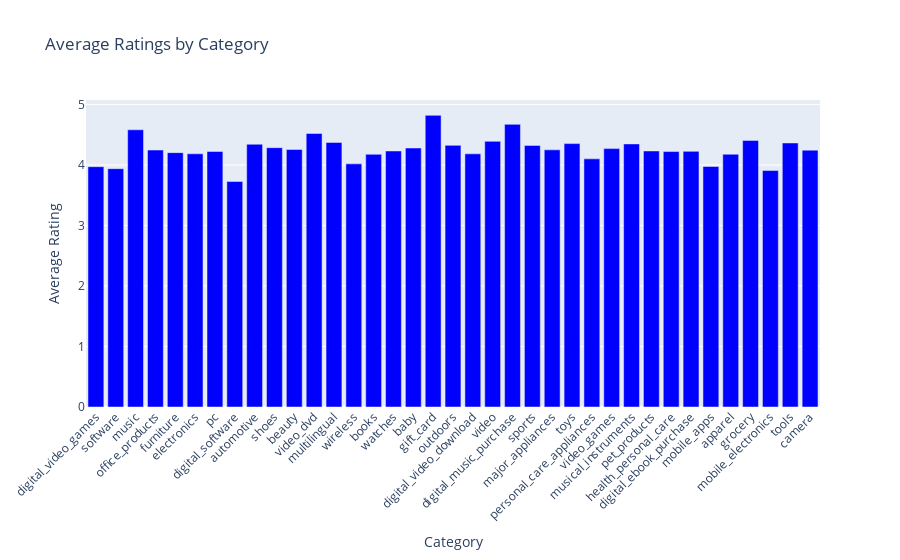

The code cell stored with this chart in its notebook:
### Code cell
fig = px.bar(
    df_avg_ratings_per_category,
    x="category",
    y="avg_rating",
    title="Average Ratings by Category",
    color="category",
)

fig.update_traces(marker_color="blue")
fig.update_layout(showlegend=False)
fig.update_xaxes(title_text="Category", tickangle=-45)
fig.update_yaxes(title_text="Average Rating")


# Display the histogram
fig.show()

### Figure 1 — Plotly figure (JSON) as saved in the notebook; plotly's stock layout.template omitted (floating-point values rounded to 4 significant figures)
{"data": [{"alignmentgroup": "True", "hovertemplate": "category=%{x}<br>avg_rating=%{y}<extra></extra>", "legendgroup": "digital_video_games", "marker": {"color": "blue", "pattern": {"shape": ""}}, "name": "digital_video_games", "offsetgroup": "digital_video_games", "orientation": "v", "showlegend": true, "textposition": "auto", "type": "bar", "x": ["digital_video_games"], "xaxis": "x", "y": [3.971], "yaxis": "y"}, {"alignmentgroup": "True", "hovertemplate": "category=%{x}<br>avg_rating=%{y}<extra></extra>", "legendgroup": "software", "marker": {"color": "blue", "pattern": {"shape": ""}}, "name": "software", "offsetgroup": "software", "orientation": "v", "showlegend": true, "textposition": "auto", "type": "bar", "x": ["software"], "xaxis": "x", "y": [3.939], "yaxis": "y"}, {"alignmentgroup": "True", "hovertemplate": "category=%{x}<br>avg_rating=%{y}<extra></extra>", "legendgroup": "music", "marker": {"color": "blue", "pattern": {"shape": ""}}, "name": "music", "offsetgroup": "music", "orientation": "v", "showlegend": true, "textposition": "auto", "type": "bar", "x": ["music"], "xaxis": "x", "y": [4.581], "yaxis": "y"}, {"alignmentgroup": "True", "hovertemplate": "category=%{x}<br>avg_rating=%{y}<extra></extra>", "legendgroup": "office_products", "marker": {"color": "blue", "pattern": {"shape": ""}}, "name": "office_products", "offsetgroup": "office_products", "orientation": "v", "showlegend": true, "textposition": "auto", "type": "bar", "x": ["office_products"], "xaxis": "x", "y": [4.246], "yaxis": "y"}, {"alignmentgroup": "True", "hovertemplate": "category=%{x}<br>avg_rating=%{y}<extra></extra>", "legendgroup": "furniture", "marker": {"color": "blue", "pattern": {"shape": ""}}, "name": "furniture", "offsetgroup": "furniture", "orientation": "v", "showlegend": true, "textposition": "auto", "type": "bar", "x": ["furniture"], "xaxis": "x", "y": [4.203], "yaxis": "y"}, {"alignmentgroup": "True", "hovertemplate": "category=%{x}<br>avg_rating=%{y}<extra></extra>", "legendgroup": "electronics", "marker": {"color": "blue", "pattern": {"shape": ""}}, "name": "electronics", "offsetgroup": "electronics", "orientation": "v", "showlegend": true, "textposition": "auto", "type": "bar", "x": ["electronics"], "xaxis": "x", "y": [4.184], "yaxis": "y"}, {"alignmentgroup": "True", "hovertemplate": "category=%{x}<br>avg_rating=%{y}<extra></extra>", "legendgroup": "pc", "marker": {"color": "blue", "pattern": {"shape": ""}}, "name": "pc", "offsetgroup": "pc", "orientation": "v", "showlegend": true, "textposition": "auto", "type": "bar", "x": ["pc"], "xaxis": "x", "y": [4.223], "yaxis": "y"}, {"alignmentgroup": "True", "hovertemplate": "category=%{x}<br>avg_rating=%{y}<extra></extra>", "legendgroup": "digital_software", "marker": {"color": "blue", "pattern": {"shape": ""}}, "name": "digital_software", "offsetgroup": "digital_software", "orientation": "v", "showlegend": true, "textposition": "auto", "type": "bar", "x": ["digital_software"], "xaxis": "x", "y": [3.726], "yaxis": "y"}, {"alignmentgroup": "True", "hovertemplate": "category=%{x}<br>avg_rating=%{y}<extra></extra>", "legendgroup": "automotive", "marker": {"color": "blue", "pattern": {"shape": ""}}, "name": "automotive", "offsetgroup": "automotive", "orientation": "v", "showlegend": true, "textposition": "auto", "type": "bar", "x": ["automotive"], "xaxis": "x", "y": [4.342], "yaxis": "y"}, {"alignmentgroup": "True", "hovertemplate": "category=%{x}<br>avg_rating=%{y}<extra></extra>", "legendgroup": "shoes", "marker": {"color": "blue", "pattern": {"shape": ""}}, "name": "shoes", "offsetgroup": "shoes", "orientation": "v", "showlegend": true, "textposition": "auto", "type": "bar", "x": ["shoes"], "xaxis": "x", "y": [4.285], "yaxis": "y"}, {"alignmentgroup": "True", "hovertemplate": "category=%{x}<br>avg_rating=%{y}<extra></extra>", "legendgroup": "beauty", "marker": {"color": "blue", "pattern": {"shape": ""}}, "name": "beauty", "offsetgroup": "beauty", "orientation": "v", "showlegend": true, "textposition": "auto", "type": "bar", "x": ["beauty"], "xaxis": "x", "y": [4.256], "yaxis": "y"}, {"alignmentgroup": "True", "hovertemplate": "category=%{x}<br>avg_rating=%{y}<extra></extra>", "legendgroup": "video_dvd", "marker": {"color": "blue", "pattern": {"shape": ""}}, "name": "video_dvd", "offsetgroup": "video_dvd", "orientation": "v", "showlegend": true, "textposition": "auto", "type": "bar", "x": ["video_dvd"], "xaxis": "x", "y": [4.52], "yaxis": "y"}, {"alignmentgroup": "True", "hovertemplate": "category=%{x}<br>avg_rating=%{y}<extra></extra>", "legendgroup": "multilingual", "marker": {"color": "blue", "pattern": {"shape": ""}}, "name": "multilingual", "offsetgroup": "multilingual", "orientation": "v", "showlegend": true, "textposition": "auto", "type": "bar", "x": ["multilingual"], "xaxis": "x", "y": [4.372], "yaxis": "y"}, {"alignmentgroup": "True", "hovertemplate": "category=%{x}<br>avg_rating=%{y}<extra></extra>", "legendgroup": "wireless", "marker": {"color": "blue", "pattern": {"shape": ""}}, "name": "wireless", "offsetgroup": "wireless", "orientation": "v", "showlegend": true, "textposition": "auto", "type": "bar", "x": ["wireless"], "xaxis": "x", "y": [4.018], "yaxis": "y"}, {"alignmentgroup": "True", "hovertemplate": "category=%{x}<br>avg_rating=%{y}<extra></extra>", "legendgroup": "books", "marker": {"color": "blue", "pattern": {"shape": ""}}, "name": "books", "offsetgroup": "books", "orientation": "v", "showlegend": true, "textposition": "auto", "type": "bar", "x": ["books"], "xaxis": "x", "y": [4.176], "yaxis": "y"}, {"alignmentgroup": "True", "hovertemplate": "category=%{x}<br>avg_rating=%{y}<extra></extra>", "legendgroup": "watches", "marker": {"color": "blue", "pattern": {"shape": ""}}, "name": "watches", "offsetgroup": "watches", "orientation": "v", "showlegend": true, "textposition": "auto", "type": "bar", "x": ["watches"], "xaxis": "x", "y": [4.231], "yaxis": "y"}, {"alignmentgroup": "True", "hovertemplate": "category=%{x}<br>avg_rating=%{y}<extra></extra>", "legendgroup": "baby", "marker": {"color": "blue", "pattern": {"shape": ""}}, "name": "baby", "offsetgroup": "baby", "orientation": "v", "showlegend": true, "textposition": "auto", "type": "bar", "x": ["baby"], "xaxis": "x", "y": [4.28], "yaxis": "y"}, {"alignmentgroup": "True", "hovertemplate": "category=%{x}<br>avg_rating=%{y}<extra></extra>", "legendgroup": "gift_card", "marker": {"color": "blue", "pattern": {"shape": ""}}, "name": "gift_card", "offsetgroup": "gift_card", "orientation": "v", "showlegend": true, "textposition": "auto", "type": "bar", "x": ["gift_card"], "xaxis": "x", "y": [4.82], "yaxis": "y"}, {"alignmentgroup": "True", "hovertemplate": "category=%{x}<br>avg_rating=%{y}<extra></extra>", "legendgroup": "outdoors", "marker": {"color": "blue", "pattern": {"shape": ""}}, "name": "outdoors", "offsetgroup": "outdoors", "orientation": "v", "showlegend": true, "textposition": "auto", "type": "bar", "x": ["outdoors"], "xaxis": "x", "y": [4.323], "yaxis": "y"}, {"alignmentgroup": "True", "hovertemplate": "category=%{x}<br>avg_rating=%{y}<extra></extra>", "legendgroup": "digital_video_download", "marker": {"color": "blue", "pattern": {"shape": ""}}, "name": "digital_video_download", "offsetgroup": "digital_video_download", "orientation": "v", "showlegend": true, "textposition": "auto", "type": "bar", "x": ["digital_video_download"], "xaxis": "x", "y": [4.184], "yaxis": "y"}, {"alignmentgroup": "True", "hovertemplate": "category=%{x}<br>avg_rating=%{y}<extra></extra>", "legendgroup": "video", "marker": {"color": "blue", "pattern": {"shape": ""}}, "name": "video", "offsetgroup": "video", "orientation": "v", "showlegend": true, "textposition": "auto", "type": "bar", "x": ["video"], "xaxis": "x", "y": [4.39], "yaxis": "y"}, {"alignmentgroup": "True", "hovertemplate": "category=%{x}<br>avg_rating=%{y}<extra></extra>", "legendgroup": "digital_music_purchase", "marker": {"color": "blue", "pattern": {"shape": ""}}, "name": "digital_music_purchase", "offsetgroup": "digital_music_purchase", "orientation": "v", "showlegend": true, "textposition": "auto", "type": "bar", "x": ["digital_music_purchase"], "xaxis": "x", "y": [4.671], "yaxis": "y"}, {"alignmentgroup": "True", "hovertemplate": "category=%{x}<br>avg_rating=%{y}<extra></extra>", "legendgroup": "sports", "marker": {"color": "blue", "pattern": {"shape": ""}}, "name": "sports", "offsetgroup": "sports", "orientation": "v", "showlegend": true, "textposition": "auto", "type": "bar", "x": ["sports"], "xaxis": "x", "y": [4.323], "yaxis": "y"}, {"alignmentgroup": "True", "hovertemplate": "category=%{x}<br>avg_rating=%{y}<extra></extra>", "legendgroup": "major_appliances", "marker": {"color": "blue", "pattern": {"shape": ""}}, "name": "major_appliances", "offsetgroup": "major_appliances", "orientation": "v", "showlegend": true, "textposition": "auto", "type": "bar", "x": ["major_appliances"], "xaxis": "x", "y": [4.249], "yaxis": "y"}, {"alignmentgroup": "True", "hovertemplate": "category=%{x}<br>avg_rating=%{y}<extra></extra>", "legendgroup": "toys", "marker": {"color": "blue", "pattern": {"shape": ""}}, "name": "toys", "offsetgroup": "toys", "orientation": "v", "showlegend": true, "textposition": "auto", "type": "bar", "x": ["toys"], "xaxis": "x", "y": [4.353], "yaxis": "y"}, {"alignmentgroup": "True", "hovertemplate": "category=%{x}<br>avg_rating=%{y}<extra></extra>", "legendgroup": "personal_care_appliances", "marker": {"color": "blue", "pattern": {"shape": ""}}, "name": "personal_care_appliances", "offsetgroup": "personal_care_appliances", "orientation": "v", "showlegend": true, "textposition": "auto", "type": "bar", "x": ["personal_care_appliances"], "xaxis": "x", "y": [4.101], "yaxis": "y"}, {"alignmentgroup": "True", "hovertemplate": "category=%{x}<br>avg_rating=%{y}<extra></extra>", "legendgroup": "video_games", "marker": {"color": "blue", "pattern": {"shape": ""}}, "name": "video_games", "offsetgroup": "video_games", "orientation": "v", "showlegend": true, "textposition": "auto", "type": "bar", "x": ["video_games"], "xaxis": "x", "y": [4.27], "yaxis": "y"}, {"alignmentgroup": "True", "hovertemplate": "category=%{x}<br>avg_rating=%{y}<extra></extra>", "legendgroup": "musical_instruments", "marker": {"color": "blue", "pattern": {"shape": ""}}, "name": "musical_instruments", "offsetgroup": "musical_instruments", "orientation": "v", "showlegend": true, "textposition": "auto", "type": "bar", "x": ["musical_instruments"], "xaxis": "x", "y": [4.347], "yaxis": "y"}, {"alignmentgroup": "True", "hovertemplate": "category=%{x}<br>avg_rating=%{y}<extra></extra>", "legendgroup": "pet_products", "marker": {"color": "blue", "pattern": {"shape": ""}}, "name": "pet_products", "offsetgroup": "pet_products", "orientation": "v", "showlegend": true, "textposition": "auto", "type": "bar", "x": ["pet_products"], "xaxis": "x", "y": [4.231], "yaxis": "y"}, {"alignmentgroup": "True", "hovertemplate": "category=%{x}<br>avg_rating=%{y}<extra></extra>", "legendgroup": "health_personal_care", "marker": {"color": "blue", "pattern": {"shape": ""}}, "name": "health_personal_care", "offsetgroup": "health_personal_care", "orientation": "v", "showlegend": true, "textposition": "auto", "type": "bar", "x": ["health_personal_care"], "xaxis": "x", "y": [4.222], "yaxis": "y"}, {"alignmentgroup": "True", "hovertemplate": "category=%{x}<br>avg_rating=%{y}<extra></extra>", "legendgroup": "digital_ebook_purchase", "marker": {"color": "blue", "pattern": {"shape": ""}}, "name": "digital_ebook_purchase", "offsetgroup": "digital_ebook_purchase", "orientation": "v", "showlegend": true, "textposition": "auto", "type": "bar", "x": ["digital_ebook_purchase"], "xaxis": "x", "y": [4.225], "yaxis": "y"}, {"alignmentgroup": "True", "hovertemplate": "category=%{x}<br>avg_rating=%{y}<extra></extra>", "legendgroup": "mobile_apps", "marker": {"color": "blue", "pattern": {"shape": ""}}, "name": "mobile_apps", "offsetgroup": "mobile_apps", "orientation": "v", "showlegend": true, "textposition": "auto", "type": "bar", "x": ["mobile_apps"], "xaxis": "x", "y": [3.975], "yaxis": "y"}, {"alignmentgroup": "True", "hovertemplate": "category=%{x}<br>avg_rating=%{y}<extra></extra>", "legendgroup": "apparel", "marker": {"color": "blue", "pattern": {"shape": ""}}, "name": "apparel", "offsetgroup": "apparel", "orientation": "v", "showlegend": true, "textposition": "auto", "type": "bar", "x": ["apparel"], "xaxis": "x", "y": [4.177], "yaxis": "y"}, {"alignmentgroup": "True", "hovertemplate": "category=%{x}<br>avg_rating=%{y}<extra></extra>", "legendgroup": "grocery", "marker": {"color": "blue", "pattern": {"shape": ""}}, "name": "grocery", "offsetgroup": "grocery", "orientation": "v", "showlegend": true, "textposition": "auto", "type": "bar", "x": ["grocery"], "xaxis": "x", "y": [4.406], "yaxis": "y"}, {"alignmentgroup": "True", "hovertemplate": "category=%{x}<br>avg_rating=%{y}<extra></extra>", "legendgroup": "mobile_electronics", "marker": {"color": "blue", "pattern": {"shape": ""}}, "name": "mobile_electronics", "offsetgroup": "mobile_electronics", "orientation": "v", "showlegend": true, "textposition": "auto", "type": "bar", "x": ["mobile_electronics"], "xaxis": "x", "y": [3.907], "yaxis": "y"}, {"alignmentgroup": "True", "hovertemplate": "category=%{x}<br>avg_rating=%{y}<extra></extra>", "legendgroup": "tools", "marker": {"color": "blue", "pattern": {"shape": ""}}, "name": "tools", "offsetgroup": "tools", "orientation": "v", "showlegend": true, "textposition": "auto", "type": "bar", "x": ["tools"], "xaxis": "x", "y": [4.363], "yaxis": "y"}, {"alignmentgroup": "True", "hovertemplate": "category=%{x}<br>avg_rating=%{y}<extra></extra>", "legendgroup": "camera", "marker": {"color": "blue", "pattern": {"shape": ""}}, "name": "camera", "offsetgroup": "camera", "orientation": "v", "showlegend": true, "textposition": "auto", "type": "bar", "x": ["camera"], "xaxis": "x", "y": [4.245], "yaxis": "y"}], "layout": {"barmode": "relative", "legend": {"title": {"text": "category"}, "tracegroupgap": 0}, "showlegend": false, "title": {"text": "Average Ratings by Category"}, "xaxis": {"anchor": "y", "categoryarray": ["digital_video_games", "software", "music", "office_products", "furniture", "electronics", "pc", "digital_software", "automotive", "shoes", "beauty", "video_dvd", "multilingual", "wireless", "books", "watches", "baby", "gift_card", "outdoors", "digital_video_download", "video", "digital_music_purchase", "sports", "major_appliances", "toys", "personal_care_appliances", "video_games", "musical_instruments", "pet_products", "health_personal_care", "digital_ebook_purchase", "mobile_apps", "apparel", "grocery", "mobile_electronics", "tools", "camera"], "categoryorder": "array", "domain": [0, 1], "tickangle": -45, "title": {"text": "Category"}}, "yaxis": {"anchor": "x", "domain": [0, 1], "title": {"text": "Average Rating"}}}}
